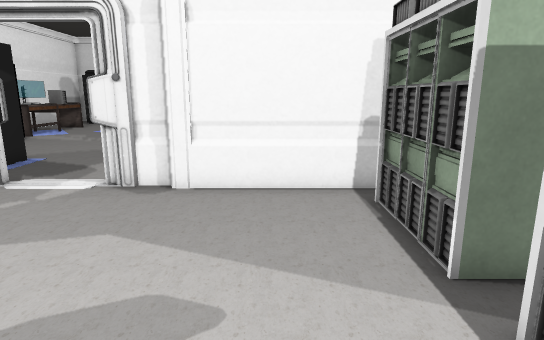
[1] (above)

23 first-person views from a walk through a scene from a Unity 3-D project. The camera is 1.3 m above the floor, tilts 12° down and sees 75° across. The floor is counted in squares, 0.5 m on a side. Each view is taken from the middle of a square. On the plan, view 1 faces up. The plan holds only what a view shows up to about 20 squares ahead; the rest is blank. The place goes on beyond the plan. The player character is not drawn. Some surface patterns are stand-ins.

[2]
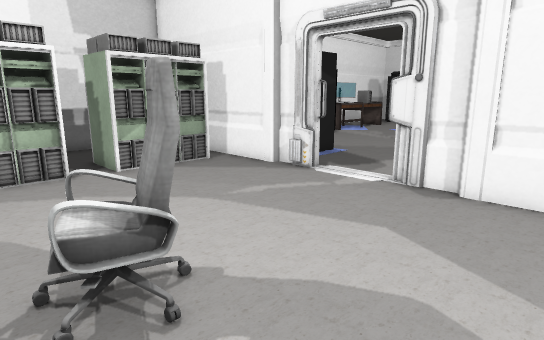

[3]
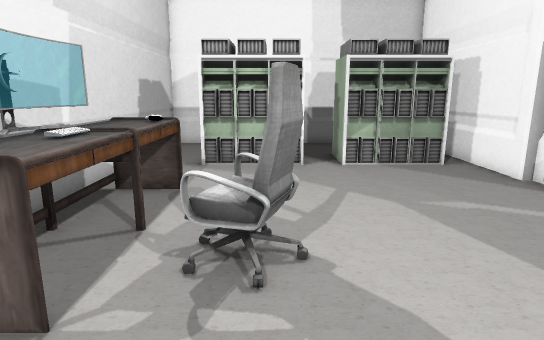

[4]
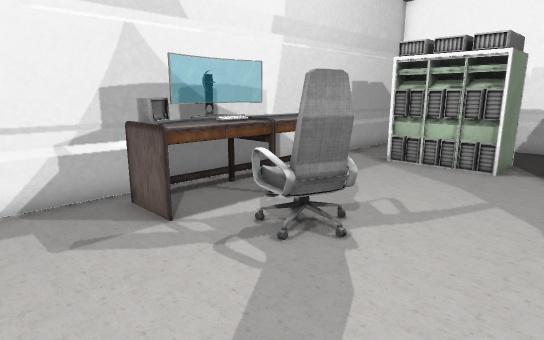

[5]
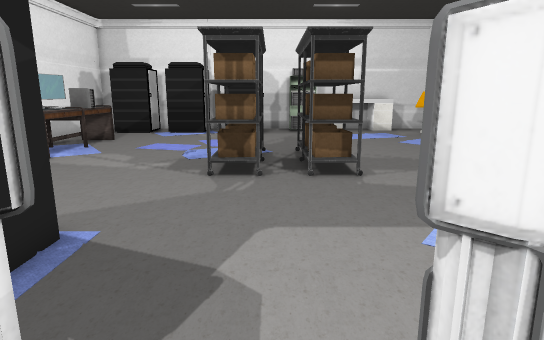

[6]
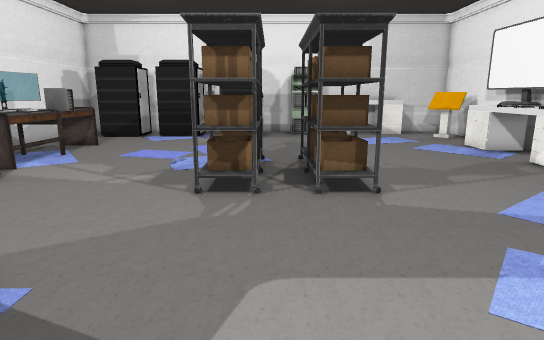

[7]
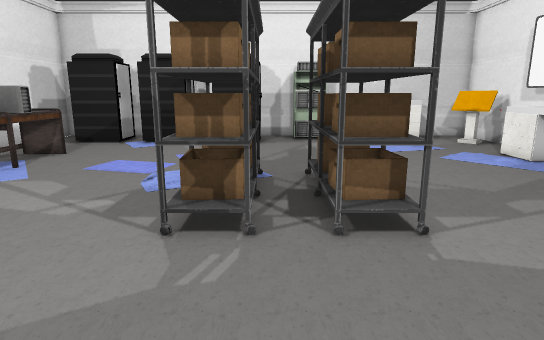

[8]
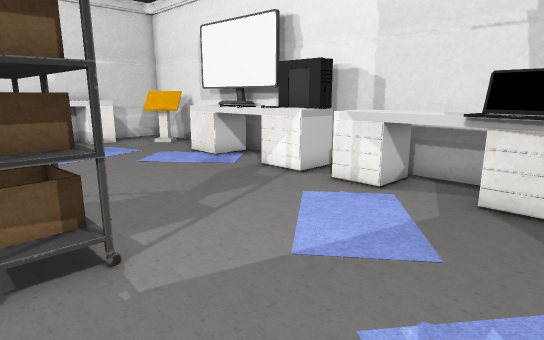

[9]
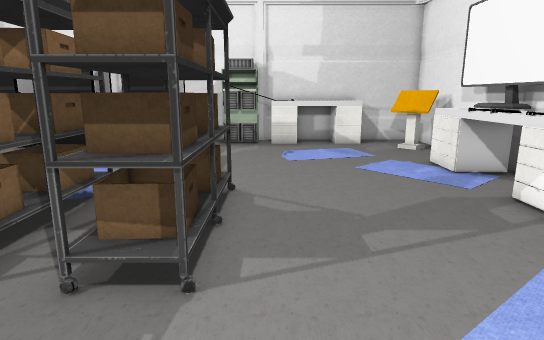

[10]
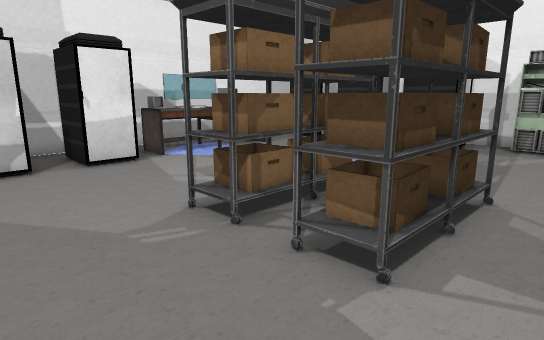

[11]
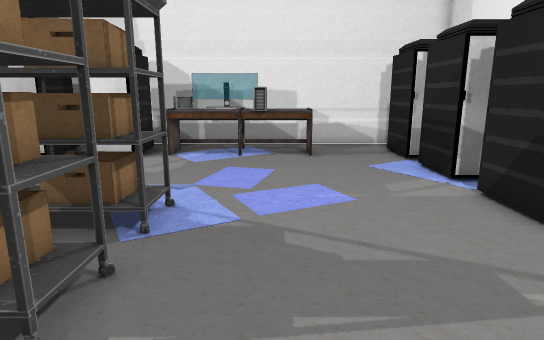

[12]
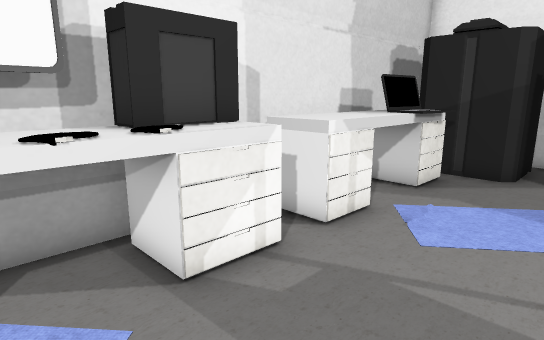

[13]
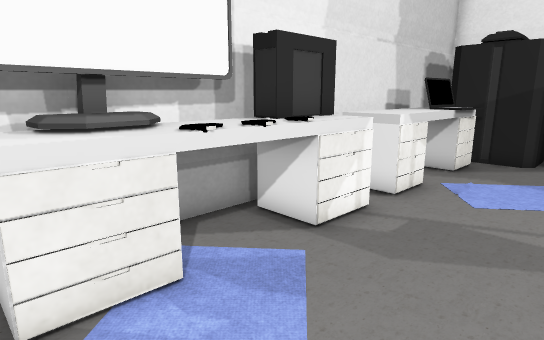

[14]
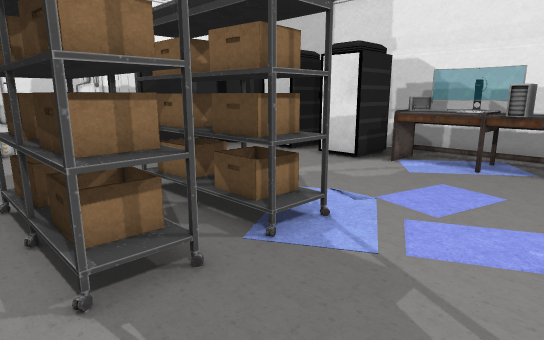

[15]
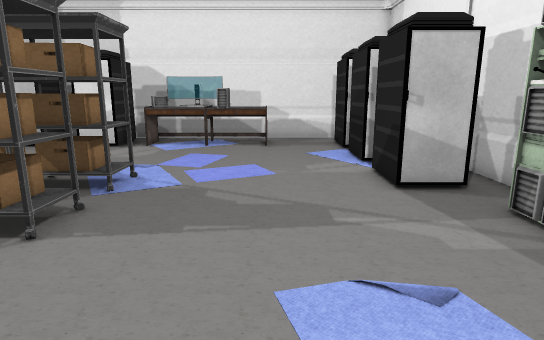

[16]
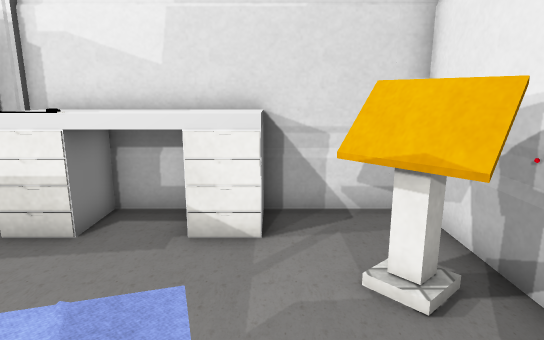

[17]
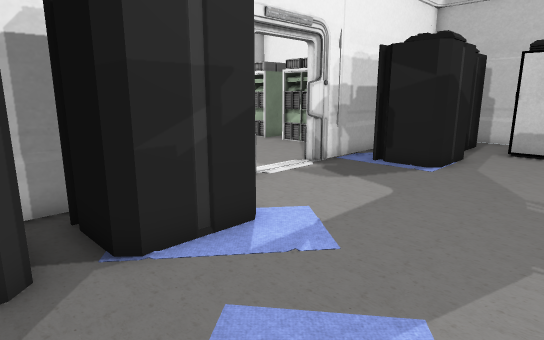

[18]
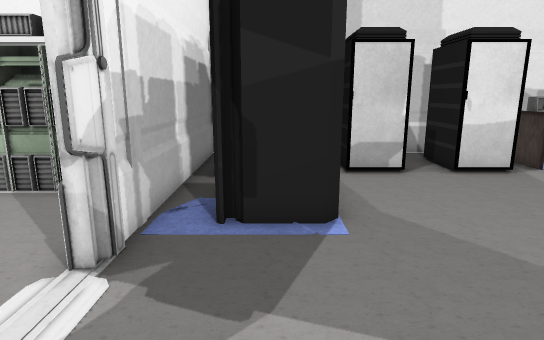

[19]
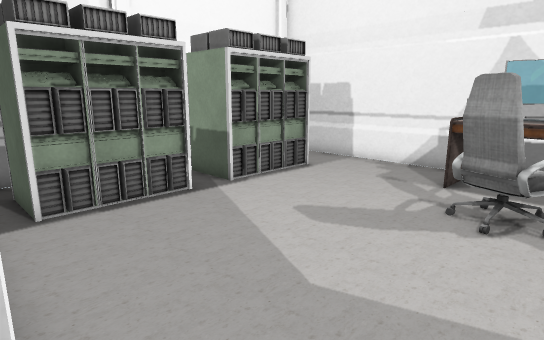

[20]
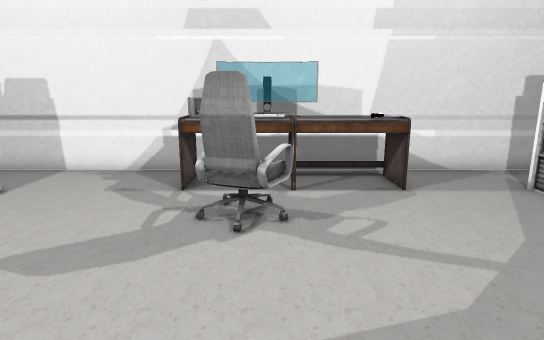

[21]
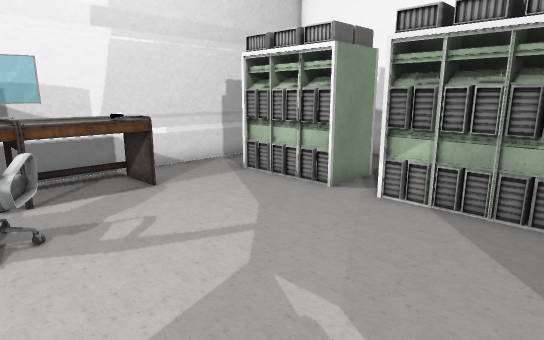

[22]
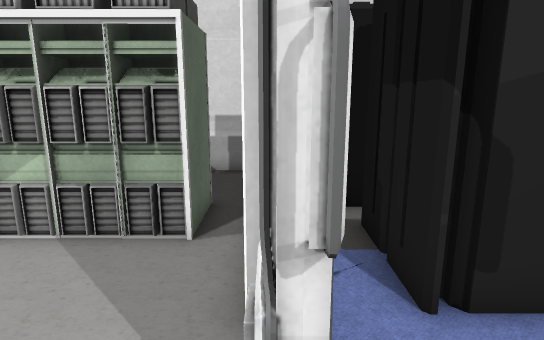

[23]
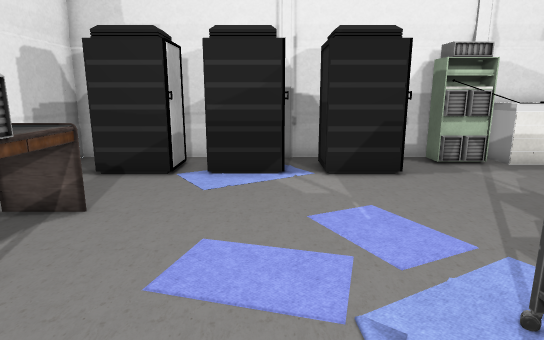

### Floor plan
Key: @ floor where view 1 was taken; # wall or solid block; . floor; = window, fence, low wall or low ledge; S server; C carpet; P pillar; M computer; H chair; R crate; E desk; L laptop; O other object.
Columns run from 19 left of view 1 to 7 right of it. Each row starts with its distance up from view 1.
 36 #   ##   P######P#########
 35 #.   .  C.....##MEEEEEE..#
 34 #.  SS  SCS S..MMEEEEEE..#
 33 #.SSSSSSSCSSS..........OO#
 32 #.....  ...............OO#
 31 #.......................O#
 30 #........................#
 29 #.OO...................EE#
 28 #.OOO..................CE#
 27 #.CMM................. CC#
 26 #.CMM..................CC##
 25 #.CCC......CC..RR......CE##
 24 #.CCC......CCCRRR......EME#
 23 #.OCC......CRRRRR......EMM#
 22 #..........RRRRRR......EMM#
 21 #.SSS......RRRRRR........ #
 20 #  SS......RRRRRR......EEE#
 19 #.SSS......RR..RR.... .EEE#
 18 #.SSS...............  .CEE#
 17 #.SSS............... ..LLE#
 16 #  SS..................LLE#
 15 #......................LLE
 14 #.SSS.S  C.......CCCC.SSS#
 13 #    SS  C.......C  CSSSS#
 12     SSSCCC.......   SS   #
 11      S..........    SS   P
 10 #########P##..##P######  P
  9 ##... #...............##
  8  #... #M..............M##=
  7  #    MM..............MO
  6  #   OMM..............M
  5  #... #M..............M#
  4  #......................
  3  #... #M..............M#
  2  #.. MMM......HHH.....M
  1  #    MM......HH......M
  0       #M...........@..M
 -1       #...OOOOOOOO....##
 -2  #........OOOOOOOO......
 -3  ########################P

Positions as (right, up) in squares from view 1, and headings:
1: (0, 0), facing up
2: (0, 0), facing up-left
3: (1, 2), facing left
4: (1, 6), facing down-left
5: (-6, 8), facing up
6: (-6, 10), facing up
7: (-6, 13), facing up
8: (-5, 14), facing up-right
9: (-2, 15), facing up
10: (-1, 15), facing up-left
11: (0, 27), facing left
12: (0, 26), facing down-right
13: (0, 29), facing down-right
14: (-2, 29), facing down-left
15: (3, 29), facing left
16: (3, 28), facing up
17: (3, 19), facing down-left
18: (-3, 13), facing left
19: (-6, 10), facing down-right
20: (-5, 9), facing down
21: (-4, 9), facing down-left
22: (-6, 10), facing left
23: (-11, 21), facing up
